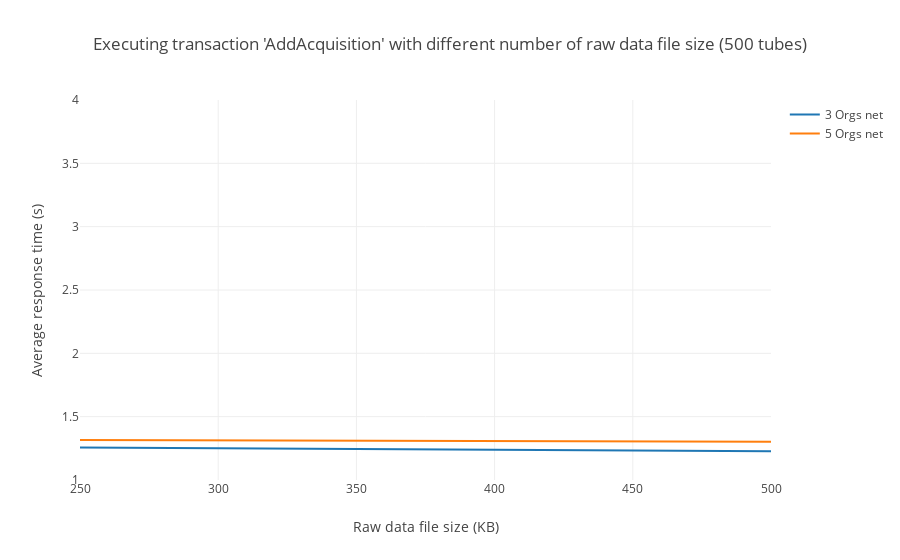

This figure's notebook cell:
### Markdown cell above
### Average times when executing tx 'AddAcquisition'

### Code cell
# 3 Orgs net data
threeOrgs = [1.2557, 1.2265]
# 5 Orgs net data
fiveOrgs = [1.3159, 1.3018]

avgAcquisition(500, threeOrgs, fiveOrgs)

### Figure 1 — Plotly figure (JSON) as saved in the notebook; plotly's stock layout.template omitted (floating-point values rounded to 4 significant figures)
{"data": [{"mode": "lines", "name": "3 Orgs net", "type": "scatter", "uid": "0adb3cf1-f002-4ff2-b979-537c41a8f9fc", "x": [250, 500], "y": [1.256, 1.226]}, {"mode": "lines", "name": "5 Orgs net", "type": "scatter", "uid": "f7c71e75-11f2-463b-b750-e5e04f1665f4", "x": [250, 500], "y": [1.316, 1.302]}], "layout": {"barmode": "group", "title": {"text": "Executing transaction 'AddAcquisition' with different number of raw data file size (500 tubes)"}, "xaxis": {"range": [250, 500], "title": {"text": "Raw data file size (KB)"}}, "yaxis": {"range": [1, 4], "title": {"text": "Average response time (s)"}}}}
